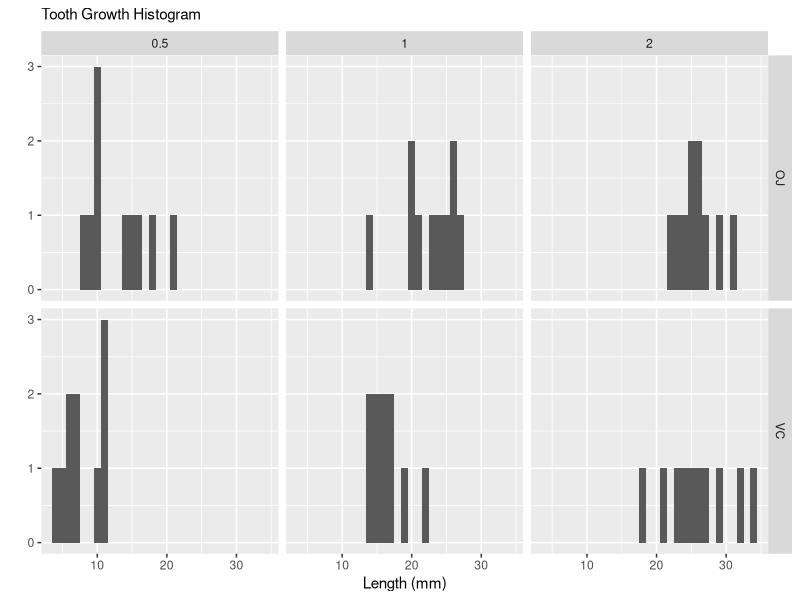
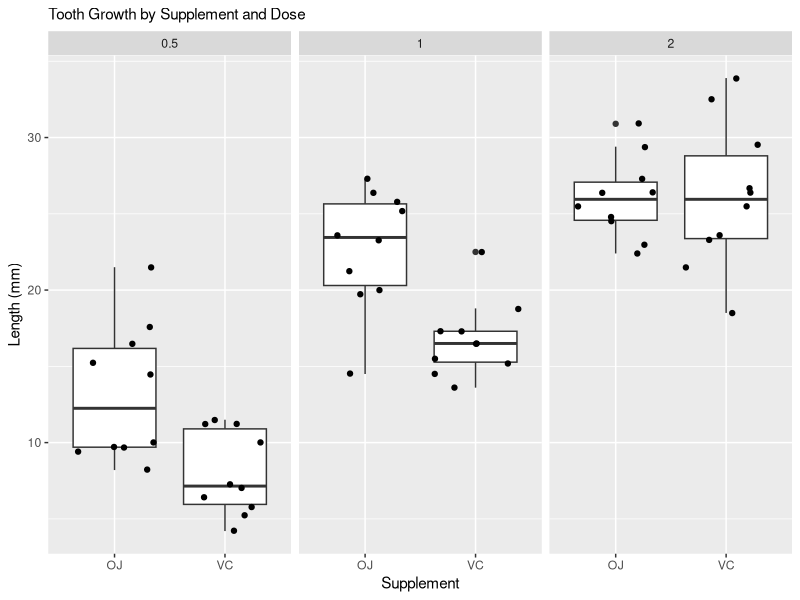

Source code (R) for these figures, in order: (Note: this script raises an error after producing the figures.)
## ---- chunk 1
oj <- ToothGrowth[ToothGrowth$supp == 'OJ', ]
vc <- ToothGrowth[ToothGrowth$supp == 'VC', ]
## ---- chunk 2
library(ggplot2)
qplot(ToothGrowth$len, facets= supp ~ dose, data=ToothGrowth, binwidth=1, xlab='Length (mm)', main='Tooth Growth Histogram') + theme(plot.title = element_text(size = rel(1.0)))
qplot(supp, y=len, data=ToothGrowth, geom=c('boxplot','jitter'), main='Tooth Growth by Supplement and Dose', ylab="Length (mm)", xlab='Supplement', facets=   . ~ dose )  + theme(plot.title = element_text(size = rel(1.0)))
## ---- chunk 3
ci <- function (data) {
  n <- length(data);
  mn <- mean(data, na.rm=TRUE);
  s <- sd(data, na.rm=TRUE);
  interval <- mn + c(-1,1) * qt(0.975, df=n-1) * s / sqrt(n);
  return(interval)
}
  
cis <- by(ToothGrowth, ToothGrowth$dose,
          FUN = function (data) by(data$len, data$supp, FUN=ci,simplify=FALSE), simplify=FALSE)
## ---- chunk 4
t1 <- t.test(len ~ supp, paired=FALSE, var.equal=FALSE, data=ToothGrowth[ToothGrowth$dose == 0.5,])$conf
t2 <- t.test(len ~ supp, paired=FALSE, var.equal=FALSE, data=ToothGrowth[ToothGrowth$dose == 1.0,])$conf
t3 <- t.test(len ~ supp, paired=FALSE, var.equal=FALSE, data=ToothGrowth[ToothGrowth$dose == 2.0,])$conf
tall <- t.test(len ~ supp, paired=FALSE, var.equal=FALSE, data=ToothGrowth)$conf
